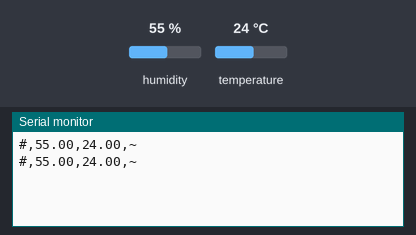
This sketch was run on a simulated ESP32. Parts: the last lines printed to the serial monitor. The test bench sets the inputs (shaded band); at power-on: humidity 55 %, temperature 24 °C.

Above: at 4.8 s.
4.9 s: humidity set to 22 %
At 9.0 s:
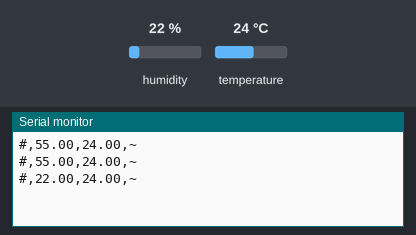
9.9 s: temperature set to 12 °C
At 12.9 s:
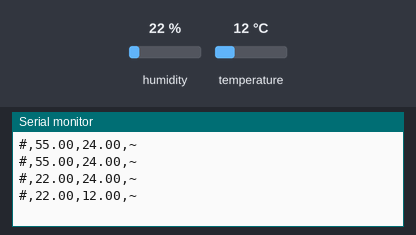
14.9 s: humidity set to 40 %
At 16.8 s:
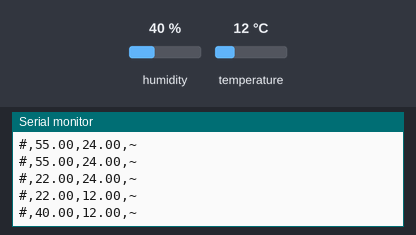
Timing chart, 0 to 18.3 s (numbered marks = the images above; inputs shaded):
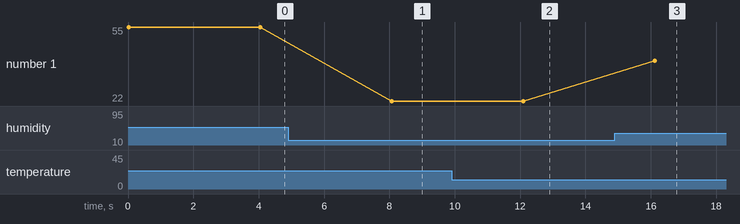

Measured:
- after the input at 4.9 s, the serial monitor: prints a new line after 3.2 s (image 1)
- after the input at 9.9 s, the serial monitor: prints a new line after 2.2 s (image 2)
- after the input at 14.9 s, the serial monitor: prints a new line after 1.2 s (image 3)
- plotted number 1: 55 → 22 after the input at 4.9 s, 22 → 40 after the input at 14.9 s

The sketch:

dht11_upload_vscode.ino
```cpp
#include<WiFi.h>
#include<DHT.h>
DHT dht(15,DHT11);


void setup() {
  // put your setup code here, to run once:
  Serial.begin(9600);
  dht.begin();

}

void loop() {
  // put your main code here, to run repeatedly:
  float hum = dht.readHumidity();
  float temp = dht.readTemperature();

  if (isnan(hum)||isnan(temp))
  {
     return;
  }

  Serial.print("#");
  Serial.print(",");
  Serial.print(hum);
  Serial.print(",");
  Serial.print(temp);
  Serial.print(",");
  Serial.println("~");
  delay(4000);


}
```
